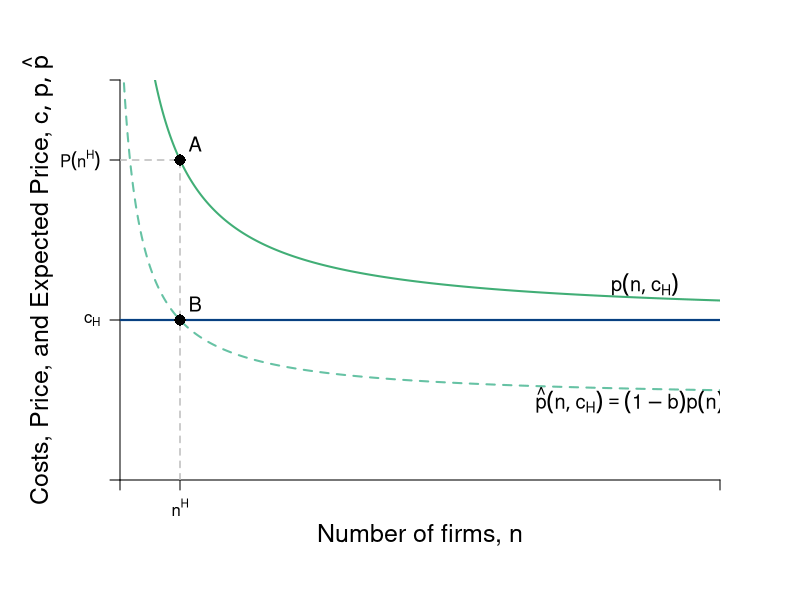

Reproduce this figure in R.
# TO DO
# Troubleshoot points not showing up ---> Have infinite value nested
# Troubleshoot points label ---> equal infinity
# For labeling, reference LRn_Dec_BTE.R

require(shape)
pdf(file = "competitionmarkets/LRn_Dec_Costs_H.pdf", width = 9, height = 7)

#Set parameters for graphics
axislabelsize <- 1.5
labelsize <- 1.2
graphlinewidth <- 2
segmentlinewidth <- 1.5

COL <- c("#7fc97f", "#beaed4", "#fdc086", "#ffff99", "#386cb0", "#f0027f", "#bf5b17", "#666666")
COLA <- c("#e0f3db", "#99d8c9","#66c2a4","#41ae76", "#238b45", "#005824")
COLB <- c("#c6dbef", "#4eb3d3", "#2b8cbe", "#0868ac","#084081")
COLC <- c("#fcfbfd", "#efedf5", "#dadaeb", "#bcbddc", "#9e9ac8", "#807dba", "#6a51a3", "#54278f", "#3f007d")

par(mar =  c(6, 6, 4, 4))

# Levels for the barriers to entry specified here
barriers <- c(0.2, 0.5, 0.71)
# Cost Levels
costs <- c(6, 10)

# ----
# Functions
Profit <- function(n, pbar = 60, c = costs[2], beta = 0.5) {
  (pbar - c)^2 / (((n + 1)^2)*beta)
}

totaln <- function(pi, pbar = 60, c = costs[2], beta = 0.5){
  (pbar - c)/(sqrt(pi*beta)) - 1
}

cournotPrice <- function(n, pbar = 60, c = costs[2]) {
  c + (1/(n+1))*(pbar - c)
}

# Barriers to entry
bte <- function(n, b = 0) {
  cournotPrice(n)*(1-b)
}

# Hack function that gets around nested function scope error 
bte_unnested <- function(n, pbar = 60, c, b = 0){
  (c + (1/(n+1))*(pbar - c))*(1 - b)
}

nstar <- function(b, pbar = 60, c = costs[2]){
  (pbar*(1 - b) - c) / (b*c)
}

# ---- 
xlims <- c(0, 40) 
ylims <- c(0, 25)

plot(0, 0, xlim = xlims, ylim = ylims, type = "n",
     xlab = expression(paste("")),
     ylab = expression(paste("")), 
     xaxt = "n", 
     yaxt = "n", 
     cex.lab = axislabelsize, 
     bty = "n",
     xaxs="i", 
     yaxs="i")

ticksy <- c(0, 
            NA,#costs[1], 
            bte(n = nstar(b = barriers[2]), b = 0),#bte(n = nstar(b = barriers[2], c = costs[1]), b = barriers[2]), 
            NA, # costs[2],
            bte_unnested(n = nstar(b = barriers[2], c = costs[2]), b = barriers[2], c = costs[2]),
            ylims[2]
            )
# Asterisk need to be fixed
ylabels <- c(NA, 
             expression(paste(c[L])), 
             expression(paste(P(n**H))), 
             NA, 
             expression(paste(c[H])),#expression(paste(P(n[2]**b, "*"))),
             NA) 

ticksx <- c(0, 
            NA, 
            nstar(b = barriers[2], c = costs[2]), 
            NA, 
            NA,
            xlims[2]
            )

xlabels <- c(NA, 
             NA, 
             expression(paste(n**H)),
             NA,
             NA,
             NA)

axis(1, at = ticksx, pos = 0, labels = xlabels)
axis(2, at = ticksy, pos = 0, labels = ylabels, las = 1)

npts <- 500 
xx1 <- seq(xlims[1], xlims[2], length.out = npts)

# Lines for barrier graph
#lines(xx1, bte(n = xx1, b = barriers[3]), col = COLA[3], lty = 2, lwd = segmentlinewidth)
#lines(xx1, bte(n = xx1, b = barriers[2]), col = COLA[3], lty = 2, lwd = segmentlinewidth)

# ----

# BTE --- Cost 1, Barrier = 0
# lines(xx1, bte_unnested(n = xx1, c = costs[1], b = barriers[1]), col = COLA[4], lty = 1, lwd = graphlinewidth) 

# BTE --- Cost 2, Barrier = 0
lines(xx1, bte(n = xx1, b = 0), col = COLA[4], lty = 1, lwd = graphlinewidth) 

# BTE --- Cost 1, Barrier[2]
# lines(xx1, bte_unnested(n = xx1, c = costs[1], b = barriers[2]), col = COLB[5], lty = 1, lwd = graphlinewidth) 

# BTE --- Cost 2, Barrier[2]
lines(xx1, bte(n = xx1, b = barriers[2]), col = COLA[3], lty = 2, lwd = graphlinewidth) 

# ----

#Label axes
mtext(expression(paste("Number of firms, ", n)), side=1, line = 2.5, cex = axislabelsize)
text(-5.5, 0.5*ylims[2], expression(paste("Costs, Price, and Expected Price, ", list(c, p, hat(p)) )), xpd = TRUE, cex = axislabelsize, srt = 90) 


# Label Expressions
# ---- 
# C[H] b = 0, p(n)
text(35, 12.2, expression(paste(p(n, c[H]))), cex = labelsize)
# C[H] b = 0, \hat{p(n)}
text(34, 5.0, expression(paste(hat(p)(n, c[H]) == (1-b)*p(n) )), cex = labelsize)
# C[L] b = 0, p(n)
#text(35, 2.5, expression(paste(p(n, c[L]))), cex = labelsize)
# C[L] b \neq 0, \hat{p(n)}
#text(34, 4.7, expression(paste(hat(p)(n, c[L]) == (1-b)*p(n) )), cex = labelsize)
# ---- 
# line for the marginal cost
# C_H

segments(0, 10, xlims[2], 10, 
         lty = 1, col = COLB[2], lwd = graphlinewidth
         )
# C_L
#segments(0, costs[1], 28, costs[1], # Cut x_1 segment so it didn't overlap eq. 
#         lty = 2, col = COLB[2] , lwd = graphlinewidth
#         )
segments(0, costs[2], xlims[2], costs[2], 
         lty = 1, col = COLB[5], lwd = graphlinewidth
         )

segments(nstar(b = barriers[2]), 0, nstar(b = barriers[2]), bte(n = nstar(b = barriers[2]), b = 0),
         lty = 2, col = "gray", lwd = segmentlinewidth
         )


segments(0, bte(n = nstar(b = barriers[2]), b = 0), nstar(b = barriers[2]), bte(n = nstar(b = barriers[2]), b = 0),
         lty = 2, col = "grey", lwd = segmentlinewidth
         )


# ---- 

# Label Points
# This should probably have a loop, but I haven't worked it out. 

x <- c(nstar(b = barriers[2]), 
       nstar(b = barriers[2])
       )
y <- c(bte(n = nstar(b = barriers[2]), b = 0),
       bte(n = nstar(b = barriers[2]), b = barriers[2])
       )


#Apply vector to points function
points(x,  y,
       pch = 16, col = "black", cex = 1.5
)

xylab <- c("A", "B")

#Apply labels to points
text(x = x + 1,
     y = y + 1,
     xylab, 
     cex = labelsize)



dev.off()
